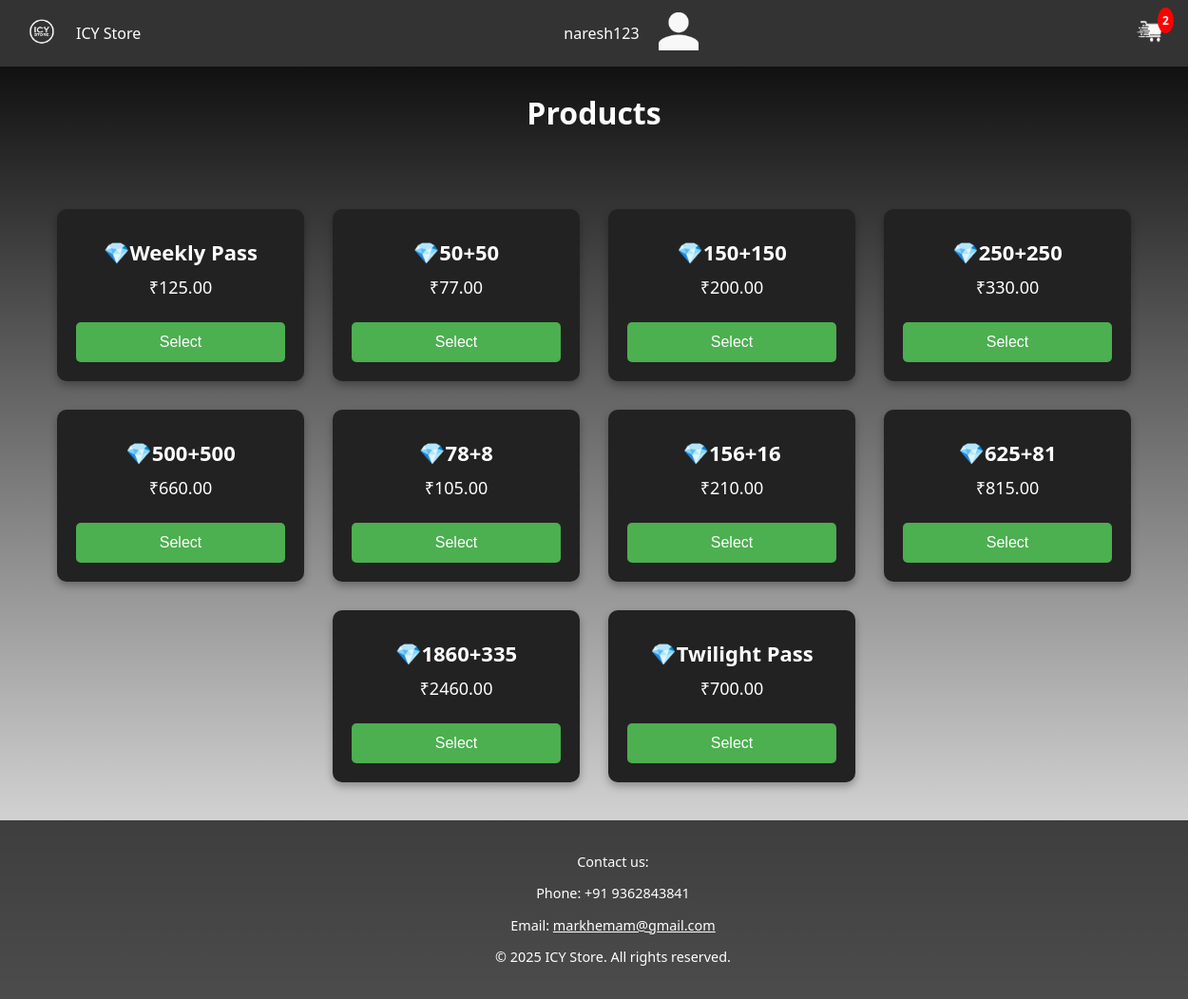
The page /products/ (signed in) on the database its author committed.
### users/models.py (models this page shows, shortened)
class Product(models.Model):
    name = models.CharField(max_length=100)
    price = models.DecimalField(max_digits=10, decimal_places=2)

### users/views.py (the view)
# urls.py: path('products/', views.products, name='products'),
@login_required
def products(request):
    products = Product.objects.all()  # Fetch all products from the database
    cart_item_count = Cart.objects.filter(user=request.user).count()
    return render(request, 'products.html', {'products': products, 'cart_item_count': cart_item_count})

### users/templates/products.html (shortened to what this page needs)
{% load static %}
<!DOCTYPE html>
<html lang="en">
<head>
    <link rel="stylesheet" href="{% static 'styles.css' %}">
</head>
<body>
    <header class="header">
        <div class="logo-container">
            <img src="{% static 'logo.png' %}" alt="ICY Store Logo" class="logo">
            <span class="store-name">ICY Store</span>
        </div>
        <div class="user-info">
            <span class="username">{{ user.username }}</span>
            <div class="user-dropdown">
                <img src="{% static 'person-icon.png' %}" alt="User Icon" class="person-icon" onclick="toggleDropdown()">
            </div>
        </div>
        <div class="cart-container">
            <img src="{% static 'cart.png' %}" alt="Cart" class="cart-icon" onclick="viewCart()">
            <span class="cart-item-count" id="cart-item-count">{{ cart_item_count }}</span>
        </div>
    </header>
    <main>
        <center><h2>Products</h2></center>
        <div class="main-content">
            <div class="diamond-packs">
                {% for product in products %}
                    <div class="diamond-pack" data-id="{{ product.id }}" data-name="{{ product.name }}" data-price="{{ product.price }}">
                        <h3>💎{{ product.name }}</h3>
                        <p>₹{{ product.price }}</p>
                        <button class="select-pack" onclick="openDialog(this)">Select</button>
                    </div>
                {% empty %}
                    <p>No products available right now. Please check back later!</p>
                {% endfor %}
            </div>
        </div>
    </main>
    <footer>
        <p>Contact us:</p>
        <p>Phone: +91 9362843841</p>
        <p>Email: <a href="mailto:markhemam@gmail.com">markhemam@gmail.com</a></p>
        <p>&copy; 2025 ICY Store. All rights reserved.</p>
    </footer>
</body>
</html>

### users/static/styles.css (style rules this page uses)
body { margin: 0; padding: 0; font-family: 'Segoe UI', Tahoma, Geneva, Verdana, sans-serif; background: linear-gradient(to bottom, #000000, #ffffff); color: #fff; min-height: 100vh; display: flex; flex-direction: column; }
h2 { font-size: 2em; margin-bottom: 40px; }
header { background-color: #333; color: #fff; padding: 10px 20px; display: flex; justify-content: space-between; align-items: center; }
header .logo-container, .user-info { display: flex; align-items: center; }
header .logo { height: 50px; width: auto; margin-right: 10px; }
header .user-info { display: flex; align-items: center; gap: 20px; }
header .user-dropdown { position: relative; }
.diamond-packs { display: flex; flex-wrap: wrap; justify-content: center; gap: 30px; padding: 40px; }
.diamond-pack { background-color: #222; color: white; padding: 20px; border-radius: 10px; text-align: center; width: 220px; box-shadow: 0 4px 8px rgba(0, 0, 0, 0.3); transition: transform 0.3s ease, box-shadow 0.3s ease; }
.diamond-pack h3 { margin: 10px 0; font-size: 22px; }
.diamond-pack p { font-size: 18px; margin: 10px 0; }
.select-pack { background-color: #4CAF50; border: none; color: white; padding: 12px; margin-top: 15px; cursor: pointer; border-radius: 5px; width: 100%; font-size: 16px; transition: background-color 0.3s ease; }
footer { background-color: rgba(0, 0, 0, 0.7); text-align: center; padding: 20px; font-size: 0.9em; margin-top: auto; position: relative; width: 100%; }
footer a { color: #ffffff; text-decoration: underline; }
.cart-container { position: relative; display: inline-block; margin-left: 10px; }
.cart-icon { width: 40px; height: 40px; cursor: pointer; }
.cart-item-count { position: absolute; top: -5px; right: -5px; background-color: red; color: white; font-size: 12px; border-radius: 50%; padding: 5px; font-weight: bold; }
.person-icon { height: 40px; }

### rows shown on the page
Product: name "Weekly Pass", price "125.00"
Product: name "50+50", price "77.00"
Product: name "150+150", price "200.00"
Product: name "250+250", price "330.00"
Product: name "500+500", price "660.00"
Product: name "78+8", price "105.00"
Product: name "156+16", price "210.00"
Product: name "625+81", price "815.00"
Product: name "1860+335", price "2460.00"
Product: name "Twilight Pass", price "700.00"

### other values the page prints
{{ user.username }} "naresh123"
{{ cart_item_count }} "2"
